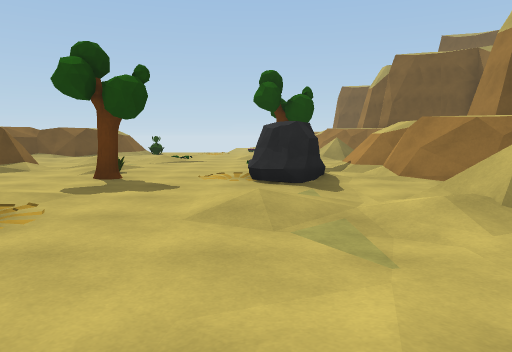
view 1 (above)

16 first-person views from a walk through a Unity game level. The camera is 1.3 m above the floor, tilts 6° down and sees 70° across. The floor is counted in squares, 2 m on a side. Each view is taken from the middle of a square. On the plan, view 1 faces up. The plan holds only what a view shows up to about 11 squares ahead; the rest is blank. The place goes on beyond the plan.

view 2
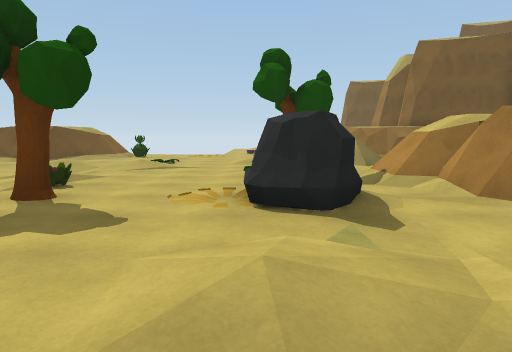

view 3
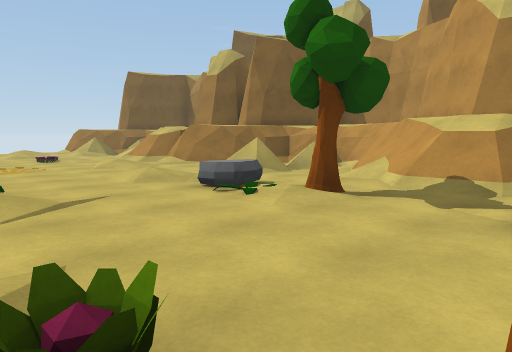

view 4
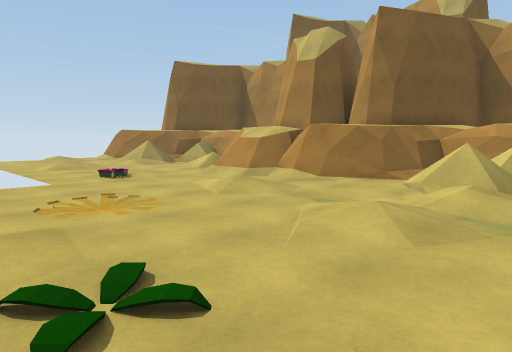

view 5
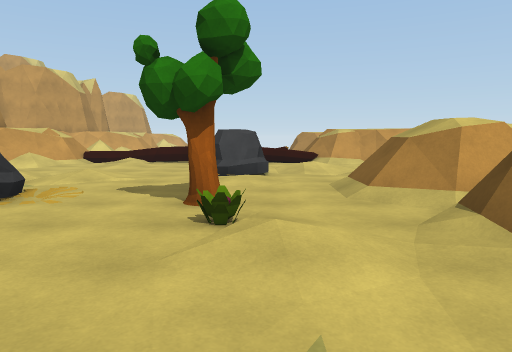

view 6
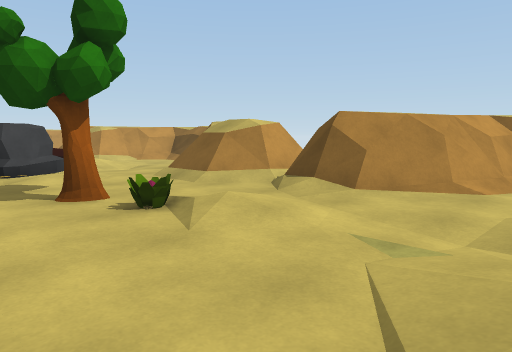

view 7
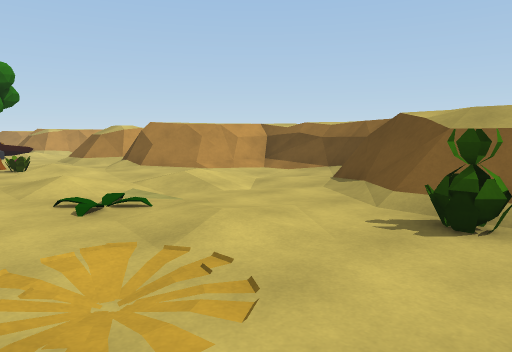

view 8
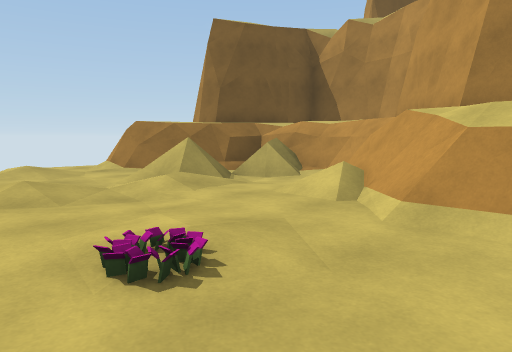

view 9
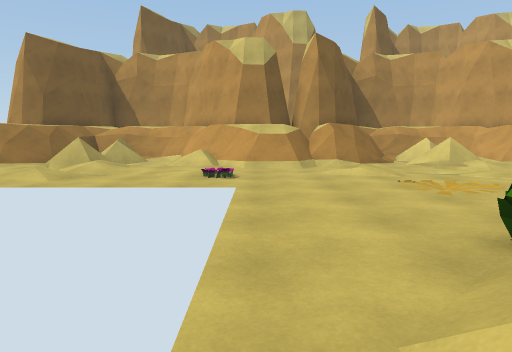

view 10
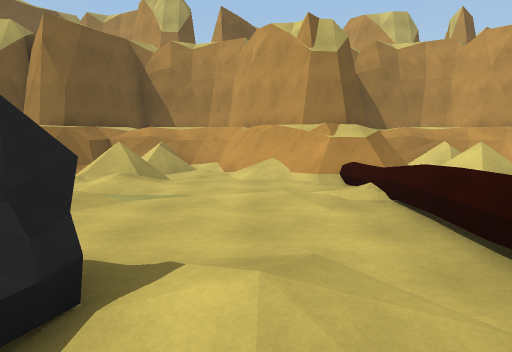

view 11
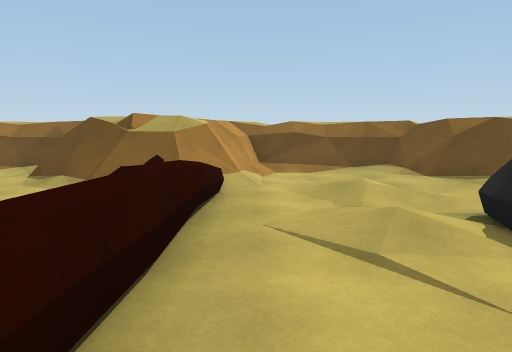

view 12
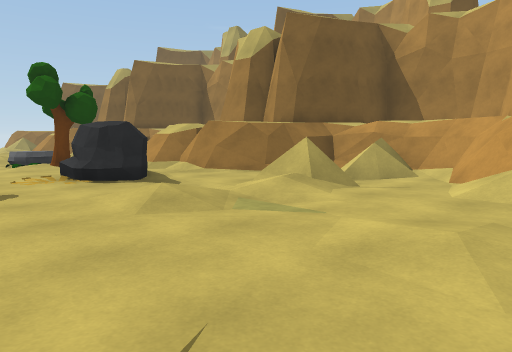

view 13
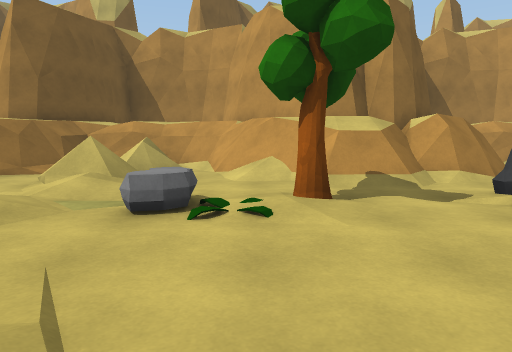

view 14
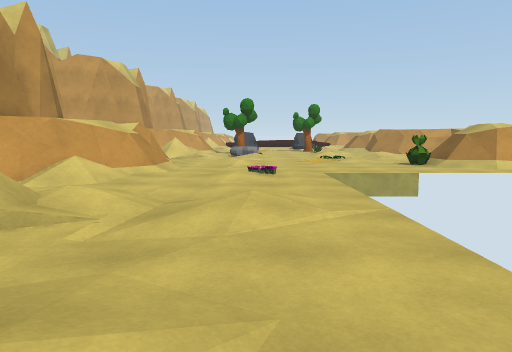

view 15
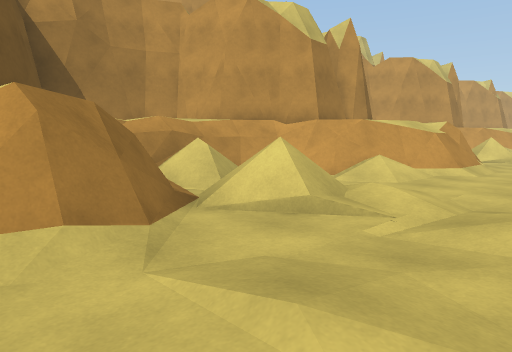

view 16
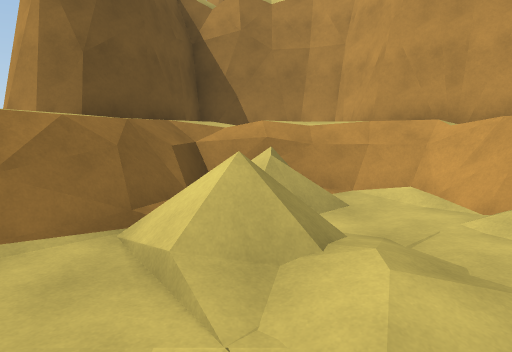

### Floor plan
Key: @ floor where view 1 was taken; # wall or solid block; . main floor; : floor 0.25 m higher than the main floor; - floor 0.25 m lower than the main floor; + floor 0.5 m higher than the main floor; / step, stairs or slope; = window, fence, low wall or low ledge; ^ raised ledge; P plant; T tree; R rock.
Columns run from 8 left of view 1 to 7 right of it. Each row starts with its distance up from view 1.
 23         ...#
 22        ..:/##
 21        ..../##
 20        .:.///^^#
 19        ..-..####
 18        ..../##
 17        .P..##
 16   ........==#
 15   ##......###
 14   ##P.P..:/##
 13   #=.......###
 12  ##...P.:.///#
 11 ##........//##
 10 #/../:..RR../#
  9 ##/.....P..###
  8  ###.....T=##
  7   ##.P....##
  6   ##..T.PR/##
  5   ##..../..####
  4   #=......///#
  3  ##..//.:.//=^
  2 ##...RR...../#
  1 #/-.::.....###
  0 ##//....@.=#
 -1  ###=====.###
 -2   #=       =#
 -3  ##=       +#
 -4 ##=         #
 -5 ##          #

Positions as (right, up) in squares from view 1, and headings:
1: (0, 0), facing up
2: (0, 2), facing up
3: (-3, 6), facing up-right
4: (-3, 10), facing up-right
5: (-3, 10), facing down
6: (-1, 10), facing down-left
7: (-1, 15), facing down-left
8: (-1, 15), facing up-right
9: (-6, 16), facing right
10: (-4, 1), facing right
11: (0, 0), facing left
12: (-2, 0), facing up-right
13: (-3, 9), facing right
14: (0, 23), facing down
15: (0, 23), facing down-right
16: (0, 20), facing right
